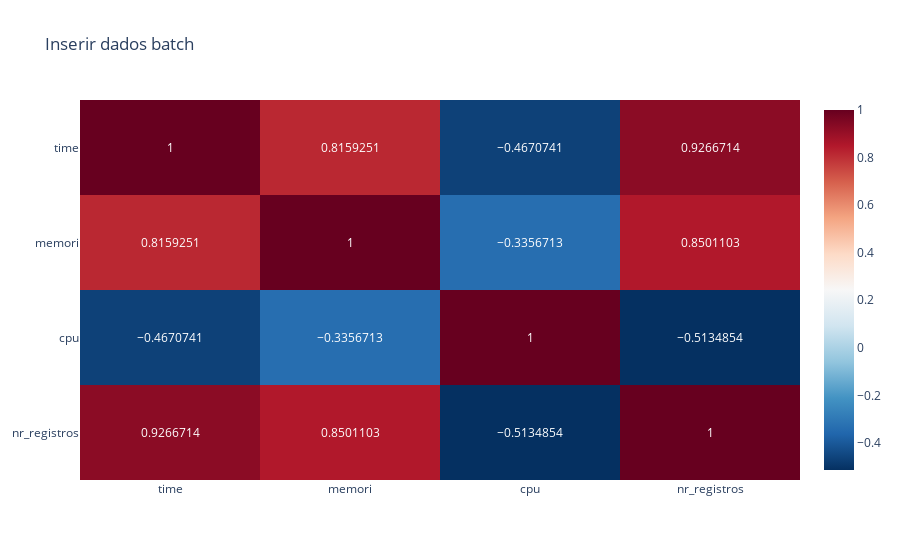

Notebook code cell kept with this figure:
### Code cell
fig = px.imshow(
    df_insert_batch_corr,
    text_auto=True,
    aspect="auto",
    color_continuous_scale="RdBu_r",
    title="Inserir dados batch",
)
fig.show()

### Figure 1 — Plotly figure (JSON) as saved in the notebook; plotly's stock layout.template omitted (floating-point values rounded to 4 significant figures)
{"data": [{"coloraxis": "coloraxis", "hovertemplate": "x: %{x}<br>y: %{y}<br>color: %{z}<extra></extra>", "name": "0", "texttemplate": "%{z}", "type": "heatmap", "x": ["time", "memori", "cpu", "nr_registros"], "xaxis": "x", "y": ["time", "memori", "cpu", "nr_registros"], "yaxis": "y", "z": [[1.0, 0.8159, -0.4671, 0.9267], [0.8159, 1.0, -0.3357, 0.8501], [-0.4671, -0.3357, 1.0, -0.5135], [0.9267, 0.8501, -0.5135, 1.0]]}], "layout": {"coloraxis": {"colorscale": [[0, "rgb(5,48,97)"], [0.1, "rgb(33,102,172)"], [0.2, "rgb(67,147,195)"], [0.3, "rgb(146,197,222)"], [0.4, "rgb(209,229,240)"], [0.5, "rgb(247,247,247)"], [0.6, "rgb(253,219,199)"], [0.7, "rgb(244,165,130)"], [0.8, "rgb(214,96,77)"], [0.9, "rgb(178,24,43)"], [1, "rgb(103,0,31)"]]}, "title": {"text": "Inserir dados batch"}, "xaxis": {"anchor": "y", "domain": [0, 1]}, "yaxis": {"anchor": "x", "autorange": "reversed", "domain": [0, 1]}}}
